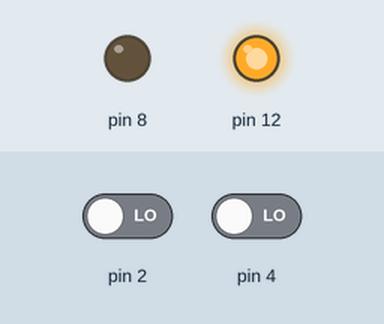
Bench run of a sketch on a simulated Arduino Uno, built with avr-gcc and run on an emulated ATmega328P. On the bench: output pins drawn as LEDs (lit = HIGH). The inputs (shaded band) are chosen by the test bench; at power-on: pin 2 LOW, pin 4 LOW.

Above: at 1.2 s.
1.3 s: pin 2 driven HIGH
At 1.6 s:
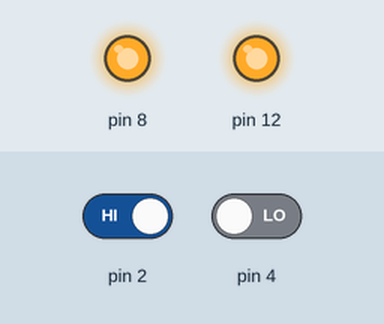
2.8 s: pin 4 driven HIGH
At 4.0 s:
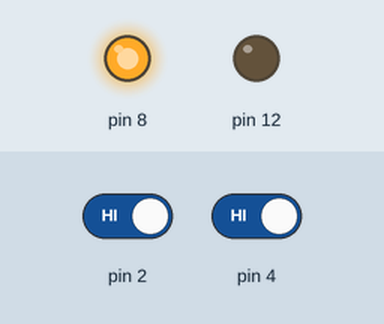
4.3 s: pin 2 driven LOW
At 5.3 s:
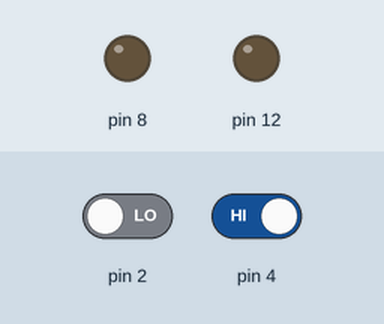
5.8 s: pin 4 driven LOW
At 6.3 s:
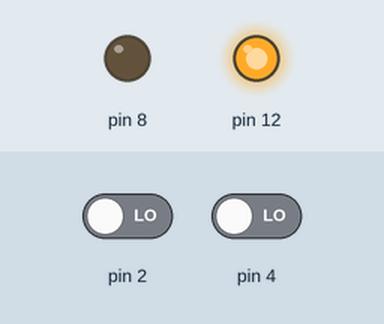
Timing chart, 0 to 8.3 s (numbered marks = the images above; inputs shaded):
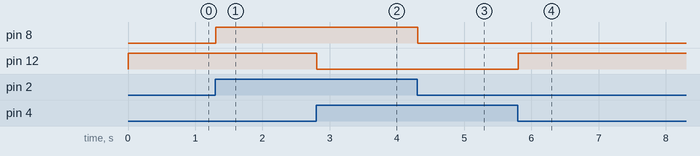

Measured:
- after the input at 1.3 s, pin 8: LOW → HIGH at once
- after the input at 2.8 s, pin 12: HIGH → LOW at once
- after the input at 4.3 s, pin 8: HIGH → LOW at once
- after the input at 5.8 s, pin 12: LOW → HIGH at once

The sketch:

copy_of_two_leds_and_two_push_buttons1.ino
```cpp
int BUTTONstate1 = 1;

int BUTTONstate2 = 1;

void setup()
{
  pinMode(2, INPUT);
  pinMode(8, OUTPUT);
  pinMode(4, INPUT);
  pinMode(12, OUTPUT);
}

void loop()
{
  BUTTONstate1 = digitalRead(2);
  if (BUTTONstate1 == HIGH) {
    digitalWrite(8, HIGH);
  } else {
    digitalWrite(8, LOW);
  }
  BUTTONstate2 = digitalRead(4);
  if (BUTTONstate2 == HIGH) {
    digitalWrite(12, LOW);
  } else {
    digitalWrite(12, HIGH);
  }
  delay(10); // Delay a little bit to improve simulation performance
}
```
